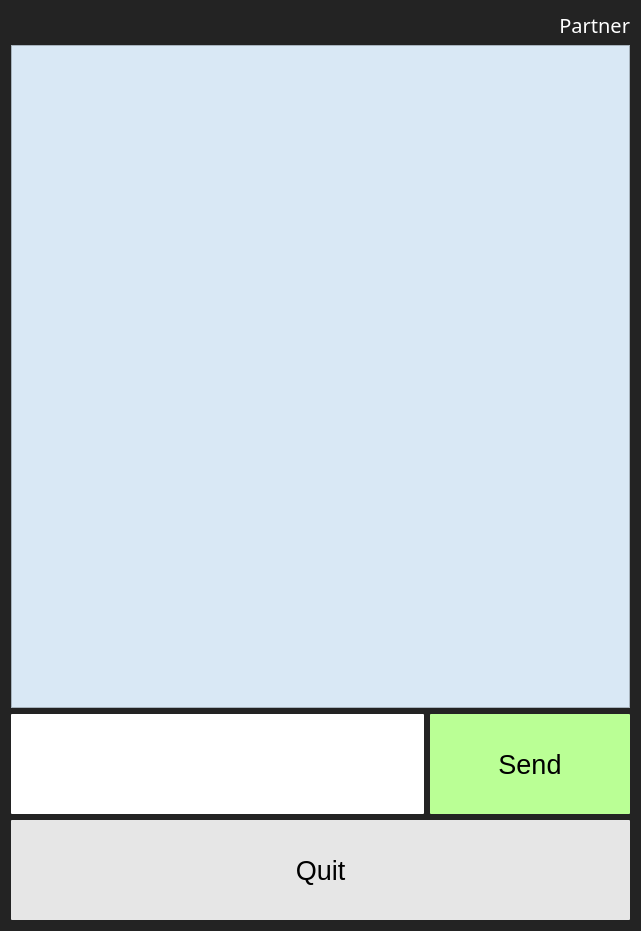
<?xml version="1.0" encoding="UTF-8"?>
<ui version="4.0">
 <class>ChatDialog</class>
 <widget class="QDialog" name="ChatDialog">
  <property name="geometry">
   <rect>
    <x>0</x>
    <y>0</y>
    <width>641</width>
    <height>931</height>
   </rect>
  </property>
  <property name="windowTitle">
   <string>Dialog</string>
  </property>
  <property name="styleSheet">
   <string notr="true">background-color: rgb(35, 35, 35);</string>
  </property>
  <layout class="QVBoxLayout" name="verticalLayout">
   <item>
    <widget class="QLabel" name="partnerLabel">
     <property name="font">
      <font>
       <family>Lobster 1.4</family>
       <pointsize>15</pointsize>
      </font>
     </property>
     <property name="styleSheet">
      <string notr="true">color:white;</string>
     </property>
     <property name="text">
      <string>Partner</string>
     </property>
     <property name="alignment">
      <set>Qt::AlignRight|Qt::AlignTrailing|Qt::AlignVCenter</set>
     </property>
    </widget>
   </item>
   <item>
    <widget class="QTextEdit" name="chat">
     <property name="focusPolicy">
      <enum>Qt::NoFocus</enum>
     </property>
     <property name="styleSheet">
      <string notr="true">background-color: rgb(217, 232, 245);
color: black;</string>
     </property>
    </widget>
   </item>
   <item>
    <layout class="QHBoxLayout" name="horizontalLayout">
     <item>
      <widget class="QLineEdit" name="sendText">
       <property name="sizePolicy">
        <sizepolicy hsizetype="Expanding" vsizetype="Fixed">
         <horstretch>0</horstretch>
         <verstretch>0</verstretch>
        </sizepolicy>
       </property>
       <property name="styleSheet">
        <string notr="true">background-color: rgb(255, 255, 255);
border-radius: 1px;
height: 100%;</string>
       </property>
      </widget>
     </item>
     <item>
      <widget class="QPushButton" name="sendButton">
       <property name="font">
        <font>
         <pointsize>20</pointsize>
        </font>
       </property>
       <property name="styleSheet">
        <string notr="true">background-color:rgb(186, 255, 149);
border-radius: 1px;
height: 100%;
width: 200%;</string>
       </property>
       <property name="text">
        <string>Send</string>
       </property>
       <property name="default">
        <bool>true</bool>
       </property>
      </widget>
     </item>
    </layout>
   </item>
   <item>
    <widget class="QPushButton" name="quitButton">
     <property name="font">
      <font>
       <pointsize>20</pointsize>
      </font>
     </property>
     <property name="styleSheet">
      <string notr="true">background-color: rgb(230, 230, 230);
border-radius: 1px;
height: 100%;</string>
     </property>
     <property name="text">
      <string>Quit</string>
     </property>
    </widget>
   </item>
  </layout>
 </widget>
 <resources/>
 <connections/>
</ui>
